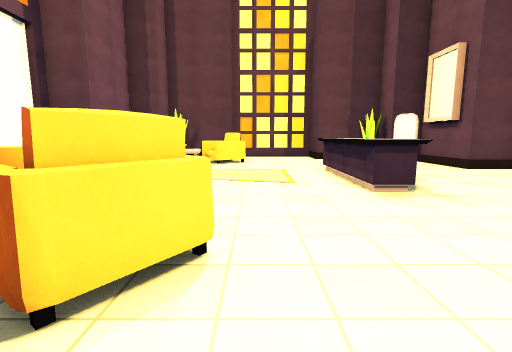
[1] (above)

12 first-person views from a walk through a scene from a Unity 3-D project. The camera is 1.5 m above the floor, tilts 8° down and sees 85° across. Doors are open. The floor is counted in squares, 1.35 m on a side. Each view is taken from the middle of a square. On the plan, view 1 faces up. The plan holds only what a view shows up to about 12 squares ahead; the rest is blank. The player character is not drawn. Surface patterns are stand-ins for the level's own textures.

[2]
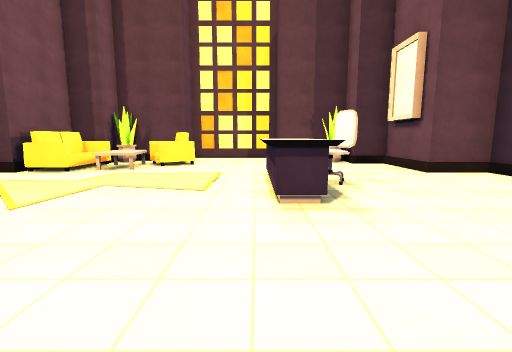

[3]
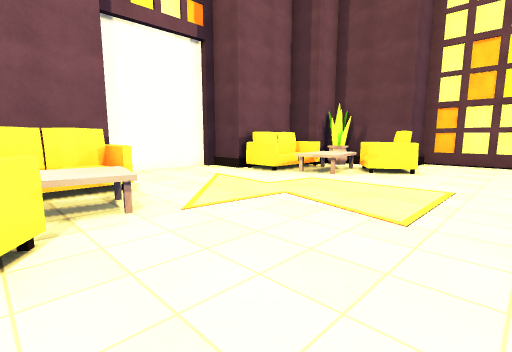

[4]
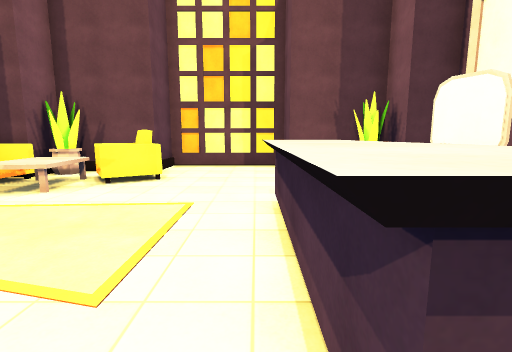

[5]
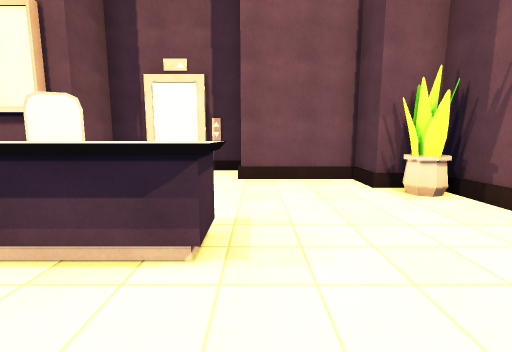

[6]
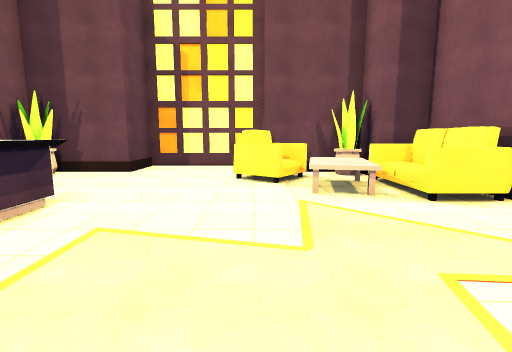

[7]
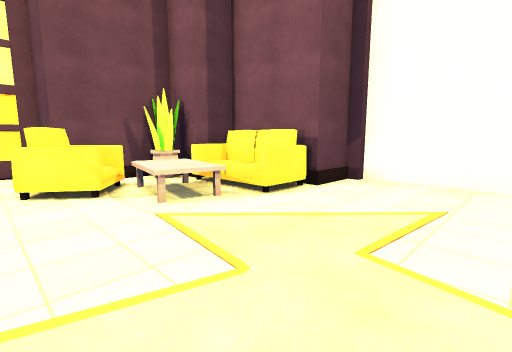

[8]
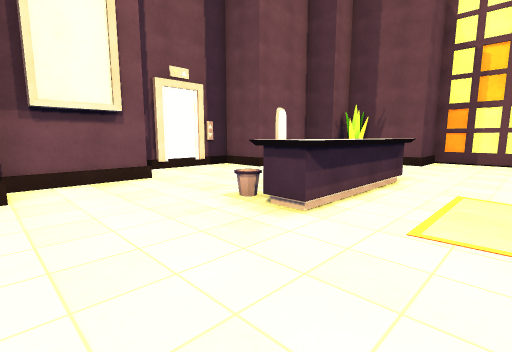

[9]
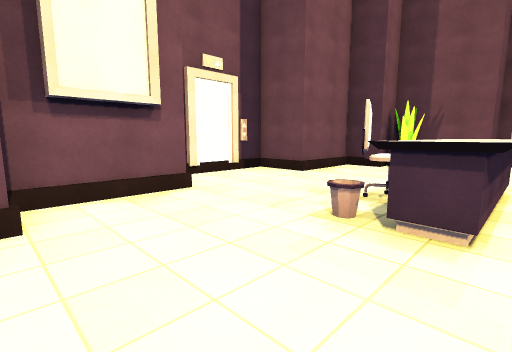

[10]
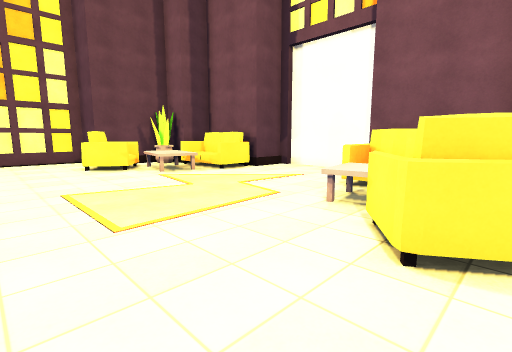

[11]
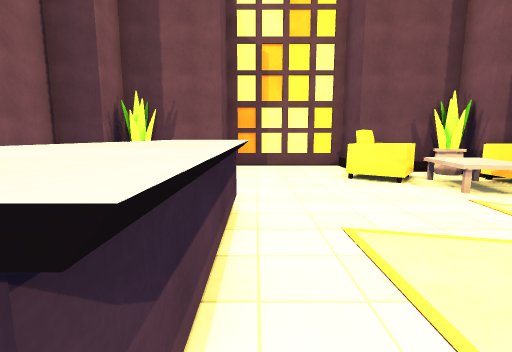

[12]
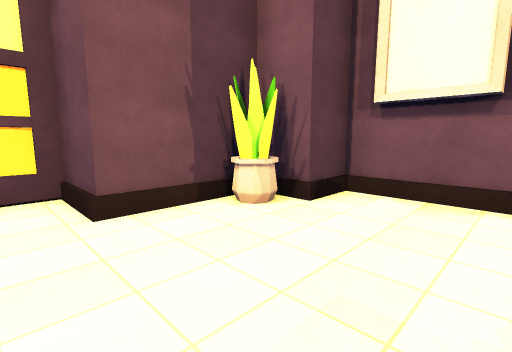

### Floor plan
Key: @ floor where view 1 was taken; # wall or solid block; x gap in a wall; . main floor; : floor 0.25 m higher than the main floor; D open door; = window, fence, low wall or low ledge; ^ raised ledge.
Columns run from 8 left of view 1 to 10 right of it. Each row starts with its distance up from view 1.
 16       ######
 15       #....#
 14      ##....####
 13    #####......###
 12    #^^##........#
 11   ##:^^.........#
 10 #####......^....###
  9 #.........^^=.....#
  8 #........D^^^....##
  7 #........D^^.....##
  6 ##........^^......#
  5  ###x^..........###
  4   #^:^^.........#
  3   #=#^#=........#
  2   ######.....####
  1      ##....####
  0       #.@..#
 -1       ######

Where each view was taken, in squares from view 1:
view 1: 0 up, 0 right, facing up
view 2: 1 up, 2 right, facing up
view 3: 3 up, 2 right, facing up-left
view 4: 5 up, 2 right, facing up
view 5: 5 up, 0 right, facing right
view 6: 10 up, 1 left, facing down
view 7: 9 up, 0 right, facing down-left
view 8: 13 up, 0 right, facing down-right
view 9: 13 up, 2 right, facing down-right
view 10: 13 up, 2 right, facing down-left
view 11: 10 up, 2 right, facing down
view 12: 10 up, 2 right, facing up-right
